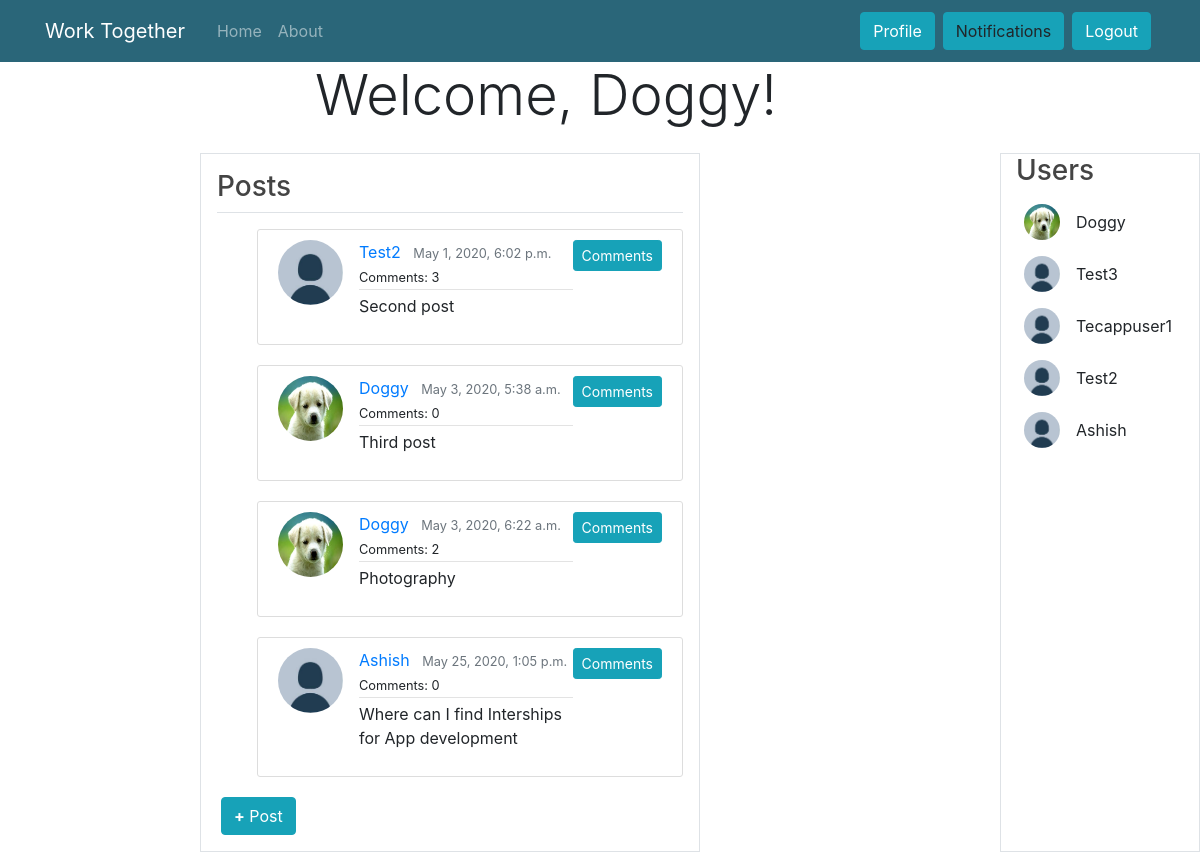
Screenshot of /home/TECAPP/ (signed in) with the database file from the repository.
### grp/models.py (models this page shows, shortened)
class Post(models.Model):
    content = models.CharField(max_length=100)
    grpname = models.CharField(max_length=100, default='TECAPP')
    date_posted = models.DateTimeField(default = timezone.now)
    author = models.ForeignKey(User, on_delete=models.CASCADE)

### users/models.py (models this page shows, shortened)
class Profile(models.Model):
    user = models.OneToOneField(User, on_delete=models.CASCADE)
    group = models.CharField(max_length=100, choices=GROUPS)
    email = models.EmailField(max_length=150)
    image = models.ImageField(default='default.JPG', upload_to='profile_pics')
    friends	= models.ManyToManyField("self")
    notif_count	= models.PositiveSmallIntegerField(default=0)
    institute = models.CharField(max_length = 200, default='')
    signup_confirmation = models.BooleanField(default=False)

### grp/views.py (the view)
# urls.py: path('home/<name>/', views.Grphome, name='grouphome'),
@login_required
def Grphome(request, name):
    users = Profile.objects.filter(group = name)
    user_profile = Profile.objects.filter(user = request.user).first()
    posts = Post.objects.filter(grpname = name)
    if user_profile.group==name:
        return render(request, 'grp/grphome.html', {'users':users, 'user_profile': user_profile, 'posts': posts})
    return HttpResponse("<h1>Invalid Link</h1>")

### grp/templates/grp/grphome.html (shortened to what this page needs)
{% extends "users/base.html" %}
{% block content %}
      <div class='row'>
        <div class='col-sm-3'></div>
        <div class='col-sm-5'><div class="display-4">Welcome, {{user.username}}! </div></div>
        <div class='col-sm-1'></div>
        <div class='col-sm-3'></div>
      </div>
      <br>
      <div class ='row'>
          <div class='col-sm-2'></div>
          <div class="col-sm-5 border p-3">
             <legend class="border-bottom mb-3"><h3>Posts</h3></legend>
            <ul>
              {% for post in posts %}
              <article class="media content-section">
                <img class="rounded-circle article-img" src="{{ post.author.profile.image.url }}">
                <div class="media-body">
                  <div class="article-metadata">
                    <a class="mr-2" href="#">{{ post.author }}</a>
                    <small class="text-muted">{{ post.date_posted}}</small>
                    <small class="mr-2" >Comments: {{post.comments.count }}</small>
                    </div>
                  <p class="article-content">{{ post.content }}</p>
                </div>
                <a href="{% url 'post-detail' post.id %}"><button class='btn btn-info btn-sm mt-0 mb-1'>  Comments </button></a>
              </article>
              {% endfor %}
            </ul>
            <a href="{%url 'post-create' %}"><button class='btn btn-info mx-1 '> <strong>+</strong> Post </button></a>
          </div>
          <div class='col-sm-3'></div>
          <div class="col-sm-2 border">
              <table class="table-hover">
               <thead>
                 <h3>Users</h3>
               </thead>
               <tbody>
              {% for user in users %}
              <tr class='clickable-row' data-href="{%url 'userprofile' user.user.username %}">
                <td class='p-2'><img src="{{ user.image.url }}" class="rounded-circle" style="width:36px;height:36px;"></td>
                <td class='p-2'>{{user.user.username}}</td>
              </tr>
              {% endfor %}
              </tbody>
              </table>
          </div>
      </div>
{% endblock content %}

### users/static/users/main.css (style rules this page uses)
body { background: #fafafa; color: #333333; margin-top: 5rem; }
h1, h2, h3, h4, h5, h6 { color: #444444; }
ul { margin: 0; }
.content-section { background: #ffffff; padding: 10px 20px; border: 1px solid #dddddd; border-radius: 3px; margin-bottom: 20px; }
.article-content { white-space: pre-line; }
.article-img { height: 65px; width: 65px; margin-right: 16px; }
.article-metadata { padding-bottom: 1px; margin-bottom: 4px; border-bottom: 1px solid #e3e3e3 }

### rows the page displays
Post: author.profile.image (placeholder picture), author "Test2", date_posted "May 1, 2020, 6:02 p.m.", comments.count "3", content "Second post"
Post: author.profile.image (picture), author "Doggy", date_posted "May 3, 2020, 5:38 a.m.", comments.count "0", content "Third post"
Post: author.profile.image (picture), author "Doggy", date_posted "May 3, 2020, 6:22 a.m.", comments.count "2", content "Photography"
Post: author.profile.image (placeholder picture), author "Ashish", date_posted "May 25, 2020, 1:05 p.m.", comments.count "0", content "Where can I find Interships for App development"
Profile: image (picture), user.username "Doggy"
Profile: image (placeholder picture), user.username "Test3"
Profile: image (placeholder picture), user.username "Tecappuser1"
Profile: image (placeholder picture), user.username "Test2"
Profile: image (placeholder picture), user.username "Ashish"

### other values shown
{{ user.username }} "Doggy"
